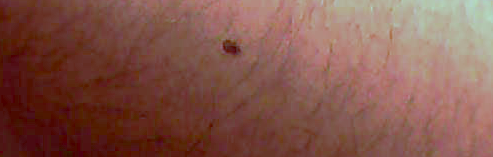
#> input picture L (9).png, 493 x 157 px
$ python 04RHOMACDEM.py   (Python 2 division)
#> lines starting #> are read from the running program, lines starting #| are printed output that depends on the picture
from SimpleCV import Camera, Display, Image
from sklearn import *
from matplotlib import pylab

import cv2
import numpy as np
from matplotlib import pyplot as plt

# [11 lines of commented-out code are left out]
Rsl=0
Gsl=0
Bsl=0
Rsn=0
Gsn=0
Bsn=0
l=0
n=0
######### Carga y Filtro de la imagen #########

path='L (9).png'

imgc = cv2.imread(path,1)
#> imgc is the input picture: shape (157, 493, 3); mean B, G, R 75.4, 86.4, 131.4
img = cv2.imread(path,0)
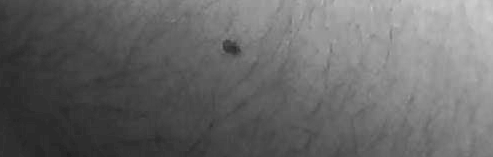
#> img: shape (157, 493); min 28, max 206, mean 102.9
B,G,R=cv2.split(imgc)
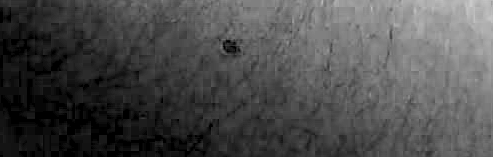
#> B: shape (157, 493); min 0, max 202, mean 75.4
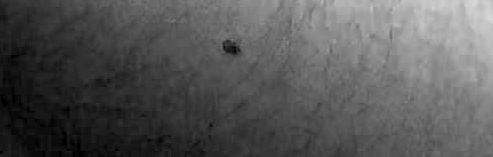
#> G: shape (157, 493); min 0, max 219, mean 86.4
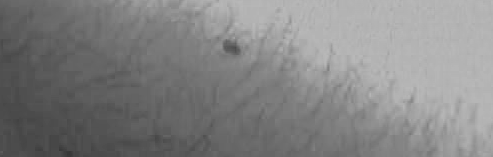
#> R: shape (157, 493); min 54, max 184, mean 131.4
R=R+1.0
G=G+1.0
B=B+1.0
img = cv2.medianBlur(img,5)

######### Identificacion, Mapeo y Promedio de Lunar/no Lunar  #########
[fil,col] = img.shape
#> fil = 157; col = 493
P=np.zeros((fil,col))
RTVv=np.zeros((fil,col))
RTHv=np.zeros((fil,col))
#> (the run stopped early here; a loop or call above may not have finished)

$ run again, with L (1).png copied over L (9).png
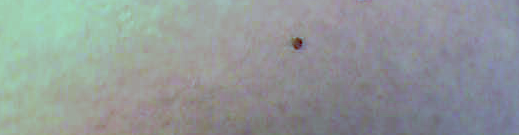
#> input picture L (1).png, 519 x 135 px
#> imgc is the input picture: shape (135, 519, 3); mean B, G, R 152.3, 152.1, 145.5
#> `B,G,R=cv2.split(imgc)`:
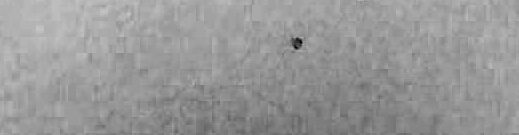
#> B: shape (135, 519); min 0, max 199, mean 152.3
#> `B,G,R=cv2.split(imgc)`:
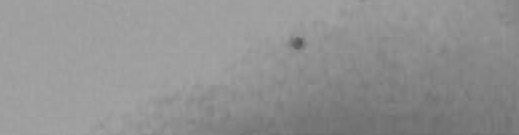
#> R: shape (135, 519); min 80, max 162, mean 145.5
